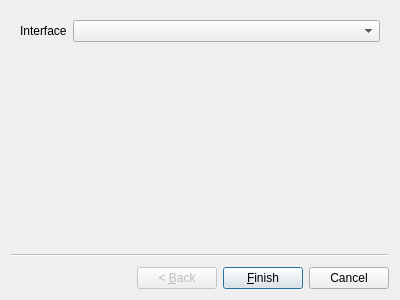
<?xml version="1.0" encoding="UTF-8"?>
<ui version="4.0">
    <class>FlashDialog</class>
    <widget class="QWizard" name="FlashDialog">
        <property name="geometry">
            <rect>
                <x>0</x>
                <y>0</y>
                <width>400</width>
                <height>300</height>
            </rect>
        </property>
        <property name="windowTitle">
            <string>Wizard</string>
        </property>
        <widget class="QWizardPage" name="wizardPage1">
            <layout class="QFormLayout" name="formLayout">
                <item row="0" column="0">
                    <widget class="QLabel" name="label">
                        <property name="text">
                            <string>Interface</string>
                        </property>
                    </widget>
                </item>
                <item row="0" column="1">
                    <widget class="QComboBox" name="comboInterfaces"/>
                </item>
            </layout>
        </widget>
    </widget>
    <resources/>
    <connections/>
</ui>
